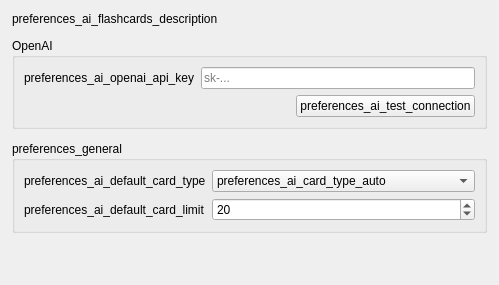
     <widget class="QWidget" name="aiFlashcardsTab">
      <attribute name="title">
       <string>preferences_ai_flashcards</string>
      </attribute>
      <layout class="QVBoxLayout" name="verticalLayout_ai">
       <property name="spacing">
        <number>12</number>
       </property>
       <property name="leftMargin">
        <number>12</number>
       </property>
       <property name="topMargin">
        <number>12</number>
       </property>
       <property name="rightMargin">
        <number>12</number>
       </property>
       <property name="bottomMargin">
        <number>12</number>
       </property>
       <item>
        <widget class="QLabel" name="aiFlashcardsDescription">
         <property name="text">
          <string>preferences_ai_flashcards_description</string>
         </property>
         <property name="wordWrap">
          <bool>true</bool>
         </property>
        </widget>
       </item>
       <item>
        <widget class="QGroupBox" name="aiApiKeyGroup">
         <property name="title">
          <string notr="true">OpenAI</string>
         </property>
         <layout class="QVBoxLayout" name="verticalLayout_ai_key">
          <item>
           <layout class="QHBoxLayout" name="horizontalLayout_ai_key">
            <item>
             <widget class="QLabel" name="aiApiKeyLabel">
              <property name="text">
               <string>preferences_ai_openai_api_key</string>
              </property>
              <property name="buddy">
               <cstring>aiApiKey</cstring>
              </property>
             </widget>
            </item>
            <item>
             <widget class="QLineEdit" name="aiApiKey">
              <property name="echoMode">
               <enum>QLineEdit::EchoMode::Password</enum>
              </property>
              <property name="placeholderText">
               <string notr="true">sk-...</string>
              </property>
             </widget>
            </item>
           </layout>
          </item>
          <item>
           <layout class="QHBoxLayout" name="horizontalLayout_ai_test">
            <item>
             <spacer name="horizontalSpacer_ai">
              <property name="orientation">
               <enum>Qt::Orientation::Horizontal</enum>
              </property>
              <property name="sizeHint" stdset="0">
               <size>
                <width>40</width>
                <height>20</height>
               </size>
              </property>
             </spacer>
            </item>
            <item>
             <widget class="QLabel" name="aiConnectionStatus">
              <property name="text">
               <string/>
              </property>
             </widget>
            </item>
            <item>
             <widget class="QPushButton" name="aiTestConnection">
              <property name="text">
               <string>preferences_ai_test_connection</string>
              </property>
              <property name="autoDefault">
               <bool>false</bool>
              </property>
             </widget>
            </item>
           </layout>
          </item>
         </layout>
        </widget>
       </item>
       <item>
        <widget class="QGroupBox" name="aiDefaultsGroup">
         <property name="title">
          <string>preferences_general</string>
         </property>
         <layout class="QGridLayout" name="gridLayout_ai">
          <item row="0" column="0">
           <widget class="QLabel" name="aiCardTypeLabel">
            <property name="text">
             <string>preferences_ai_default_card_type</string>
            </property>
            <property name="buddy">
             <cstring>aiDefaultCardType</cstring>
            </property>
           </widget>
          </item>
          <item row="0" column="1">
           <widget class="QComboBox" name="aiDefaultCardType">
            <item>
             <property name="text">
              <string>preferences_ai_card_type_auto</string>
             </property>
            </item>
            <item>
             <property name="text">
              <string>preferences_ai_card_type_basic</string>
             </property>
            </item>
            <item>
             <property name="text">
              <string>preferences_ai_card_type_basic_reversed</string>
             </property>
            </item>
            <item>
             <property name="text">
              <string>preferences_ai_card_type_cloze</string>
             </property>
            </item>
           </widget>
          </item>
          <item row="1" column="0">
           <widget class="QLabel" name="aiCardLimitLabel">
            <property name="text">
             <string>preferences_ai_default_card_limit</string>
            </property>
            <property name="buddy">
             <cstring>aiDefaultCardLimit</cstring>
            </property>
           </widget>
          </item>
          <item row="1" column="1">
           <widget class="QSpinBox" name="aiDefaultCardLimit">
            <property name="minimum">
             <number>1</number>
            </property>
            <property name="maximum">
             <number>100</number>
            </property>
            <property name="value">
             <number>20</number>
            </property>
           </widget>
          </item>
         </layout>
        </widget>
       </item>
       <item>
        <spacer name="verticalSpacer_ai">
         <property name="orientation">
          <enum>Qt::Orientation::Vertical</enum>
         </property>
         <property name="sizeHint" stdset="0">
          <size>
           <width>20</width>
           <height>40</height>
          </size>
         </property>
        </spacer>
       </item>
      </layout>
     </widget>
